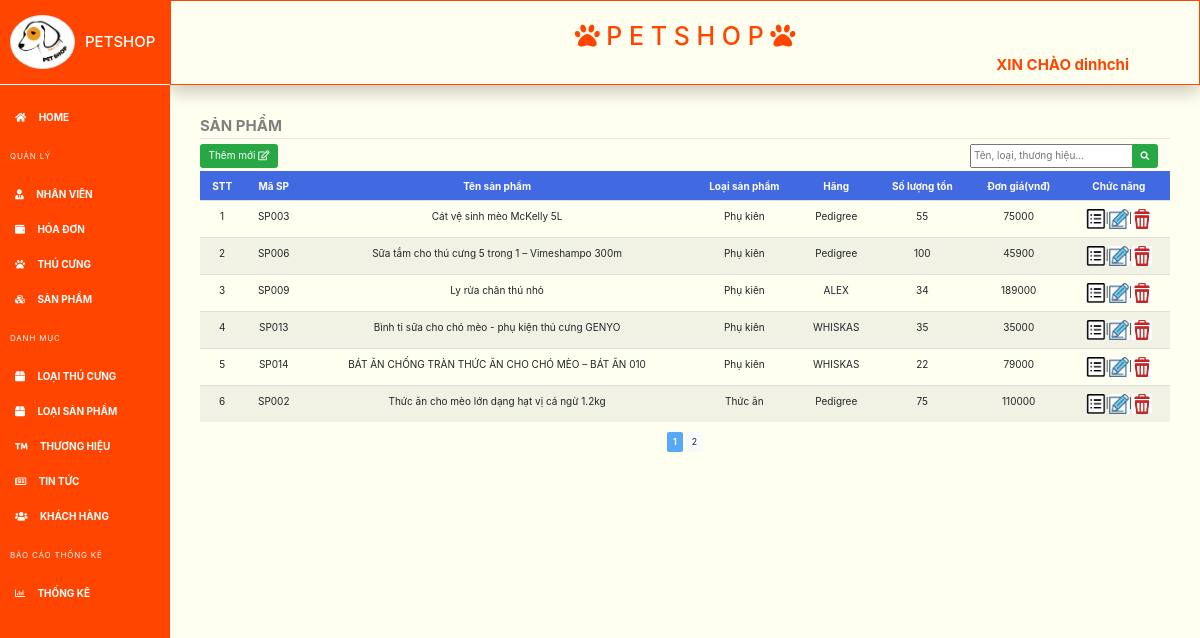
Screenshot of /index-sanpham.php (signed in) with the database file from the repository.
### tables this page shows
CREATE TABLE `san_pham` (
  `ma_sp` varchar(10) NOT NULL,
  `ten_sp` varchar(100) NOT NULL,
  `ma_hang` varchar(10) NOT NULL,
  `so_luong_ton` int(11) NOT NULL,
  `mo_ta` text NOT NULL,
  `anh_minh_hoa` varchar(50) NOT NULL,
  `don_gia` int(11) NOT NULL,
  `ma_loai` varchar(10) NOT NULL
);

CREATE TABLE `loai_sp` (
  `ma_loai` varchar(10) NOT NULL,
  `ten_loai` varchar(50) NOT NULL
);

CREATE TABLE `hang_sp` (
  `ma_hang` varchar(10) NOT NULL,
  `ten_hang` varchar(50) NOT NULL,
  `sdt` varchar(20) NOT NULL,
  `dia_chi` varchar(225) NOT NULL
);

### index-sanpham.php (the view, shortened to what this page needs)
<?php
	include 'include/header-ad.php';
	include 'connection/connect.php';
	$dl = "";
	$gt = "";
	$rowPerPage=6;
    $offset=($_GET['page']-1)*$rowPerPage;
	$strSQL = 'SELECT * FROM san_pham join loai_sp join hang_sp on san_pham.ma_loai = loai_sp.ma_loai and san_pham.ma_hang = hang_sp.ma_hang LIMIT '.$offset.','.$rowPerPage;
	$stt=1;
	$result = mysqli_query($dbc,$strSQL);
    while ($row = mysqli_fetch_array($result)){
                $dl .=  "<tr>";
                $dl .=  "<td>$stt</td>";
                $dl .=  "<td>$row[0]</td>";
                $dl .=  "<td>$row[1]</td>";
                $dl .=  "<td>$row[9]</td>";
                $dl .=  "<td>$row[11]</td>";
                $dl .=  "<td>$row[3]</td>";
                $dl .=  "<td>$row[6]</td>";
                $dl .=  "<td><a class='edit-btn' href='details-sanpham.php?ma_sp=".$row[0]."'><abbr title='xem sản phẩm'><img src='images/details.png' width='20px' height='20px' /></abbr></a>|<a class='edit-btn' href='edit-sanpham.php?ma_sp=".$row[0]."'><abbr title='sửa sản phẩm'><img src='images/edit.png' width='20px' height='20px' /></abbr></a>|<a class='edit-btn' href='delete-sanpham.php?ma_sp=".$row[0]."'><abbr title='Xóa sản phẩm'><img src='images/delete.png' width='20px' height='20px' /></abbr></a></td>";
                $dl .=  "</tr>";
            $stt+=1;
    }
    $re = mysqli_query($dbc,$strSQL);
    $numRow = mysqli_num_rows($re);
    $maxPage = floor($numRow/$rowPerPage)+1;
?>
<form method="post">
<fieldset>
	<legend>SẢN PHẨM</legend>
	<div class="input-group mb-1" style="float: right; width: 200px;">
		<input type="text" class="form-inline" name="gt" placeholder="Tên, loại, thương hiệu..." width="500px" value="<?php echo $gt; ?>">
  		<div class="input-group-append">
  			<button type="submit" class="btn btn-success" name="timKiem"><i class="fas fa-search fa-sm"></i></button>
  		</div>
	</div>
	<a class='btn btn-success mb-1' href='create-sanpham.php'>Thêm mới <i class='far fa-edit'></i></a>
	<table class='table table-striped' width='100%'>
        <thead>
                <td><b>STT</b></td>
                <td><b>Mã SP</b></td>
                <td><b>Tên sản phẩm</b></td>
                <td><b>Loại sản phẩm</b></td>
                <td><b>Hãng</b></td>
                <td><b>Số lượng tồn</b></td>
                <td><b>Đơn giá(vnđ)</b></td>
                <td><b>Chức năng</b></td>
        </thead>
        <tr>
        	<?php echo $dl;?>
        </tr>
    </table>
    <?php
        echo '<center>';
        for ($i=1 ; $i<=$maxPage ; $i++)
        {   if ($i == $_GET['page'])
            {
                echo '<a class="btn btn-sm page-number disabled bg-primary"><b style="color:white">'.$i.'</b></a> ';
            }
            else
            echo "<a class='btn btn-sm btn-light' href=".$_SERVER['PHP_SELF']. "?page=".$i.">".$i."</a> ";
        }
        echo '</center> </fieldset>';
    ?>
</form>

### include/style-ad.css (style rules this page uses)
a { color: white; font-weight: bold; }
body { min-height: 100vh; overflow-x: hidden; background-color: #FFFFF0 ; }
legend { color: #808080; font-weight: bold; }
thead { background-color: RoyalBlue; color: white; }
td { text-align: center; }

### rows the page displays
san_pham: ma_sp "SP003", ten_sp "Cát vệ sinh mèo McKelly 5L", ma_loai.ten_loai "Phụ kiên", ma_hang.ten_hang "Pedigree", so_luong_ton "55", don_gia "75000"
san_pham: ma_sp "SP006", ten_sp "Sữa tắm cho thú cưng 5 trong 1 – Vimeshampo 300m", ma_loai.ten_loai "Phụ kiên", ma_hang.ten_hang "Pedigree", so_luong_ton "100", don_gia "45900"
san_pham: ma_sp "SP009", ten_sp "Ly rửa chân thú nhỏ", ma_loai.ten_loai "Phụ kiên", ma_hang.ten_hang "ALEX", so_luong_ton "34", don_gia "189000"
san_pham: ma_sp "SP013", ten_sp "Bình ti sữa cho chó mèo - phụ kiện thú cưng GENYO", ma_loai.ten_loai "Phụ kiên", ma_hang.ten_hang "WHISKAS", so_luong_ton "35", don_gia "35000"
san_pham: ma_sp "SP014", ten_sp "BÁT ĂN CHỐNG TRÀN THỨC ĂN CHO CHÓ MÈO – BÁT ĂN 010", ma_loai.ten_loai "Phụ kiên", ma_hang.ten_hang "WHISKAS", so_luong_ton "22", don_gia "79000"
san_pham: ma_sp "SP002", ten_sp "Thức ăn cho mèo lớn dạng hạt vị cá ngừ 1.2kg", ma_loai.ten_loai "Thức ăn", ma_hang.ten_hang "Pedigree", so_luong_ton "75", don_gia "110000"

### other values shown
$_SESSION['username'] "dinhchi"
